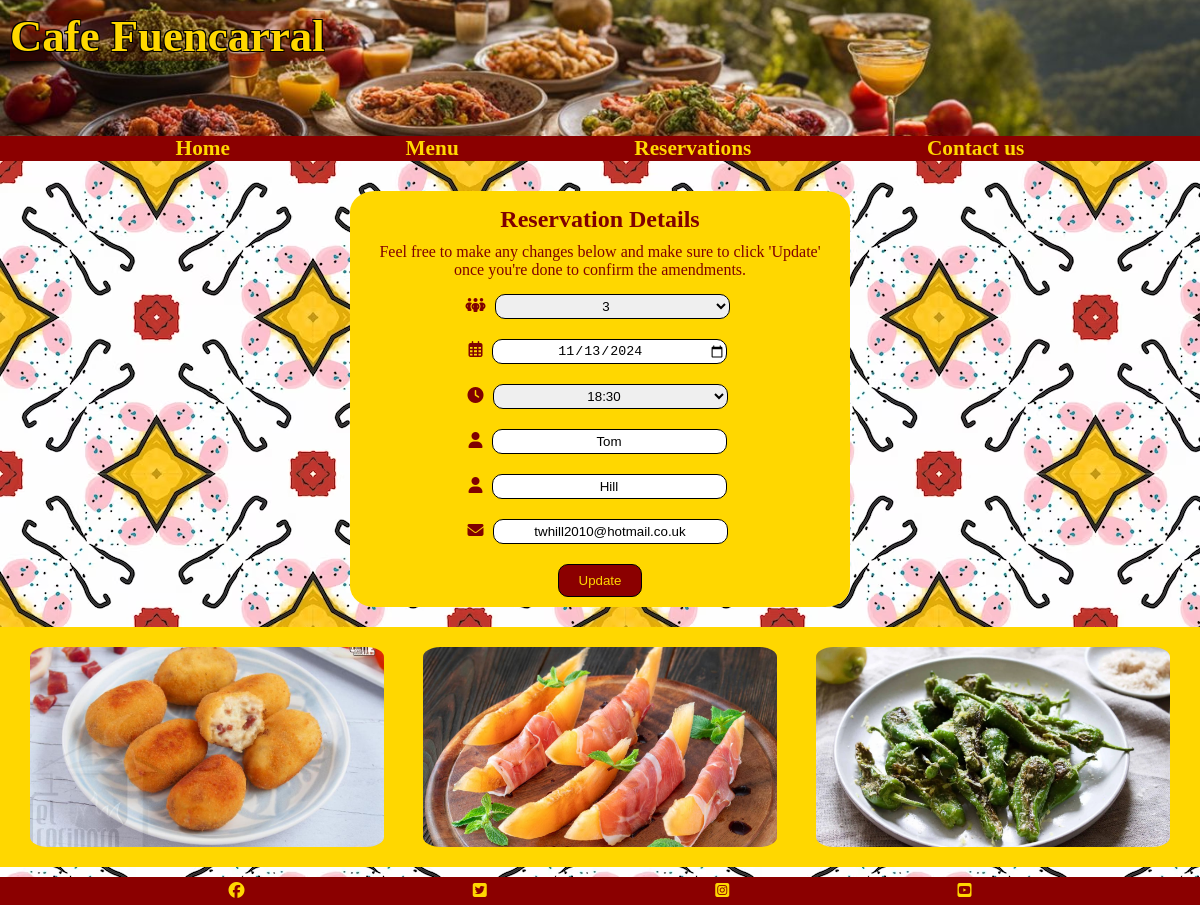
The app's page /reservations/modify/FUE-JHITVHDZ/, older data.
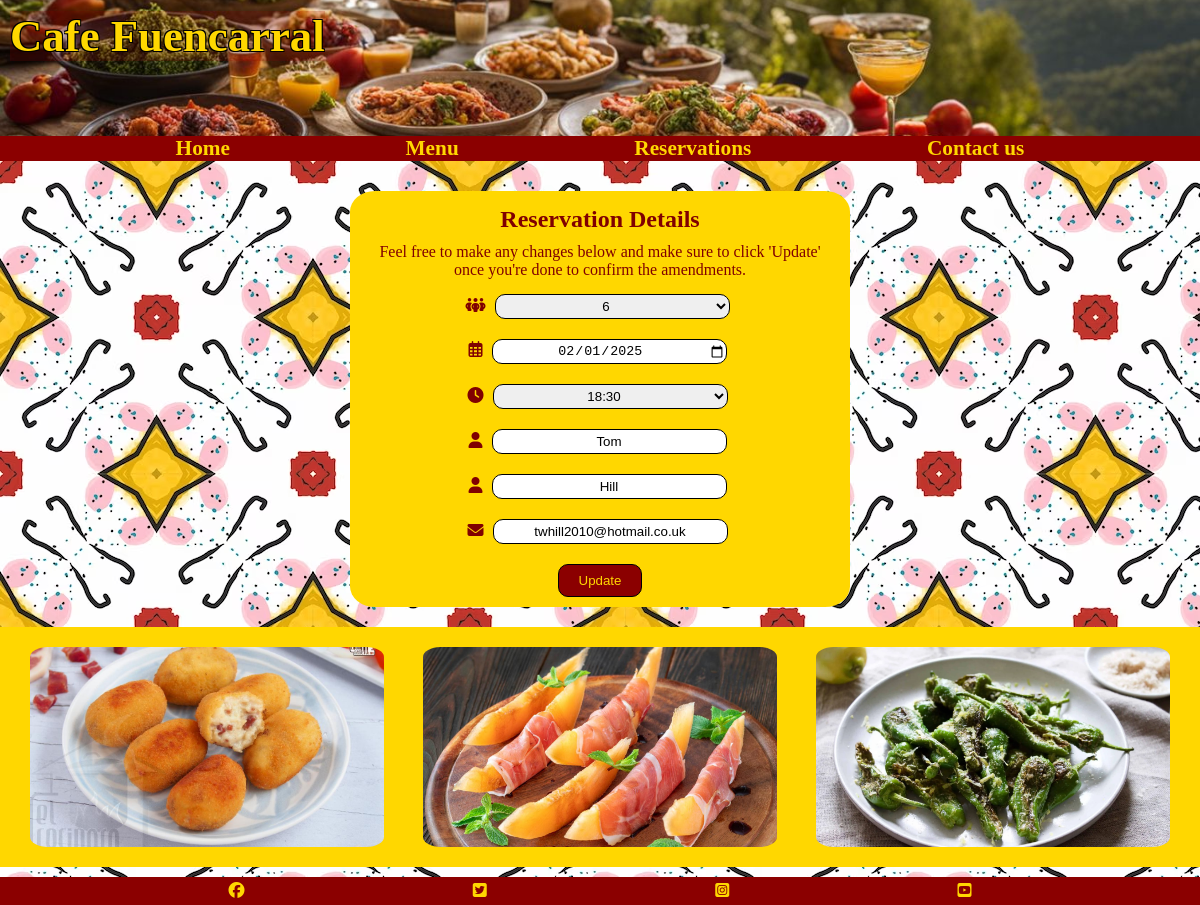
The same page, newer data.
### reservations/models.py (models this page shows, shortened)
class Reservation(models.Model):
    NUMBER_OF_PEOPLE_CHOICES = [
        (1, "1"),
        (2, "2"),
        (3, "3"),
        (4, "4"),
        (5, "5"),
        (6, "6"),
    ]
    TIME_OF_DAY_CHOICES = [
        (time(17, 0), "17:00"),
        (time(17, 30), "17:30"),
        (time(18, 0), "18:00"),
        (time(18, 30), "18:30"),
        (time(19, 0), "19:00"),
        (time(19, 30), "19:30"),
        (time(20, 0), "20:00"),
        (time(20, 30), "20:30"),
        (time(21, 0), "21:00"),
    ]
    STATUS_CHOICES = [
        ("Active", "Active"),
        ("Cancelled", "Cancelled"),
    ]
    people = models.IntegerField(choices=NUMBER_OF_PEOPLE_CHOICES)
    date = models.DateField()
    time = models.TimeField(choices=TIME_OF_DAY_CHOICES)
    first_name = models.CharField(max_length=50)
    last_name = models.CharField(max_length=100)
    email = models.EmailField(max_length=50)
    code = models.CharField(max_length=15, blank=True, null=True)
    timestamp = models.DateTimeField(null=True, blank=True)
    status = models.CharField(
        max_length=20,
        choices=STATUS_CHOICES,
        default="Active"
    )

### reservations/views.py (the view)
# urls.py: path('modify/<str:code>/', views.modify_view, name='modify'),
def modify_view(request, code):
    reservation = get_object_or_404(Reservation, code=code)
    if reservation.status != "Active":
        return redirect('reservation:cancel', code=code)
    if request.method == 'POST':
        form = ReservationForm(request.POST, instance=reservation)
        if form.is_valid():
            form.save()
            return redirect('reservations:update', code=reservation.code)
    else:
        form = ReservationForm(instance=reservation)
    return render(request, 'reservations/modify.html', {'form': form, 'reservation': reservation})

### reservations/forms.py (shortened to what this page needs)
class ReservationForm(forms.ModelForm):
    class Meta:
        model = Reservation
        fields = ['people', 'date', 'time', 'first_name', 'last_name', 'email']
        widgets = {
            'date': forms.DateInput(attrs={'type': 'date'}),
            'first_name': forms.TextInput(attrs={'placeholder': 'First Name'}),
            'last_name': forms.TextInput(attrs={'placeholder': 'Last Name'}),
            'email': forms.EmailInput(attrs={'placeholder': 'Email'}),
        }

### reservations/templates/reservations/modify.html (shortened to what this page needs)
{% extends "base.html" %}
{% load static %}
{% block content %}
<main>
    <section class="box">
        <h2>Reservation Details</h2>
        <p>Feel free to make any changes below and make sure to click 'Update' once you're done to confirm the amendments.
        </p>
        {% if error_message %}
        <p>{{ error_message }}</p>
        {% else %}
        <form method="POST">
            <p><i class="fa-solid fa-people-group"></i> {{ form.people }}</p>
            <p><i class="fa-regular fa-calendar-days"></i> {{ form.date }}</p>
            <p><i class="fa-solid fa-clock"></i> {{ form.time }}</p>
            <p><i class="fa-solid fa-user"></i> {{ form.first_name }}</p>
            <p><i class="fa-solid fa-user"></i> {{ form.last_name }}</p>
            <p><i class="fa-solid fa-envelope"></i> {{ form.email }}</p>
            <button type="submit">Update</button>
        </form>
        {% endif %}
    </section>
    <section class="images">
        <div id="croquetas"></div>
        <div id="melon"></div>
        <div id="peppers"></div>
    </section>
</main>
{% endblock %}

### templates/base.html (shortened to what this page needs)
{% load static %}
<html lang="en">
<head>
    {% load static %}
    <link rel="stylesheet" href="{% static 'home/style.css' %}">
</head>
<body>
    <header>
        <section id="spanish-cuisine">
            <h1><a href="{% url 'home:home' %}">Cafe Fuencarral</a></h1>
        </section>
        <section>
            <nav>
                <ul id="navbar">
                    <li><a href="{% url 'home:home' %}">Home</a></li>
                    <li><a href="{% url 'menu:menu' %}">Menu</a></li>
                    <li><a href="{% url 'reservations:reservations' %}">Reservations</a></li>
                    <li><a href="{% url 'contactus:contactus' %}">Contact us</a></li>
                </ul>
            </nav>
        </section>
    </header>
    {% block content %}
    {% endblock %}
    <footer>
        <ul id="social-media">
            <li><a href="https://www.facebook.com/" target="_blank" rel="noopener"
                    aria-label="Visit our Facebook page (opens in a new tab)"><i class="fa-brands fa-facebook"></i></a>
            </li>
            <li><a href="https://x.com/" target="_blank" rel="noopener"
                    aria-label="Visit our X page (opens in a new tab)"><i class="fa-brands fa-twitter-square"></i></a>
            </li>
            <li><a href="https://www.instagram.com/" target="_blank" rel="noopener"
                    aria-label="Visit our Instagram page (opens in a new tab)"><i
                        class="fa-brands fa-square-instagram"></i></a></li>
            <li><a href="https://www.youtube.com/" target="_blank" rel="noopener"
                    aria-label="Visit our Youtube page (opens in a new tab)"><i
                        class="fa-brands fa-youtube-square"></i></a></li>
        </ul>
    </footer>
</body>
</html>

### home/static/home/style.css (style rules this page uses)
* { margin: 0; padding: 0; }
main { background: url("images/background-image.avif"); color: maroon; padding-top: 10px; padding-bottom: 10px; }
h1 { padding: 10px; font-size: 200%; }
#navbar { list-style: none; display: flex; justify-content: space-evenly; width: 100%; font-size: 95%; font-weight: bold; background-color: darkred; }
header a { text-decoration: none; color: gold; background-color: rgb(139, 0, 0, 0.2); }
#spanish-cuisine { position: relative; background: url("images/spanish-cuisine.jpg") no-repeat center center/cover; height: 17%; color: gold; text-shadow: -1px -1px 0 black, 1px -1px 0 black, -1px 1px 0 black, 1px 1px 0 black; }
.box { background-color: gold; padding: 10px; border-radius: 5%; text-align: center; width: 80%; margin: 20px auto; }
h2, p { padding: 5px; }
.images { background-color: gold; padding: 10px; }
input, select { margin: 5px; width: 50%; text-align: center; border-style: solid; border-width: thin; border-radius: 10px; border-color: black; height: 25px; }
button { background-color: darkred; color: gold; border-style: solid; border-width: thin; border-radius: 10px; border-color: black; padding: 8px 20px; margin: 0; text-align: center; width: auto; display: inline-block; margin-top: 10px; }
#croquetas { background: url("images/croquetas-de-jamon-serrano.jpeg") no-repeat center center/cover; width: 80%; height: 150px; margin: 10px auto; border-radius: 5%; }
#melon { background: url("images/melon-con-jamon.jpg") no-repeat center center/cover; width: 80%; height: 150px; margin: 10px auto; border-radius: 5%; }
#peppers { background: url("images/padron-peppers.webp") no-repeat center center/cover; width: 80%; height: 150px; margin: 10px auto; border-radius: 5%; }
footer { background-color: darkred; }
#social-media { list-style: none; display: flex; justify-content: space-evenly; width: 100%; padding-top: 5px; padding-bottom: 5px; }
footer a { color: gold; }
@media screen and (min-width: 768px) { header a { font-size: 140%; } }
@media screen and (min-width: 768px) { .box { width: 40%; margin: 20px auto; } }
@media screen and (min-width: 768px) { .images { display: flex; justify-content: space-between; } }
@media screen and (min-width: 768px) { #paella, #patatas, #tortilla, #croquetas, #melon, #peppers, #pan, #huevos, #pulpo { height: 200px; width: 30%; } }

Row changes from the older to the newer data that the page shows:
changed Reservation "Tom": people "3" → "6"; date "11/13/2024" → "02/01/2025"
